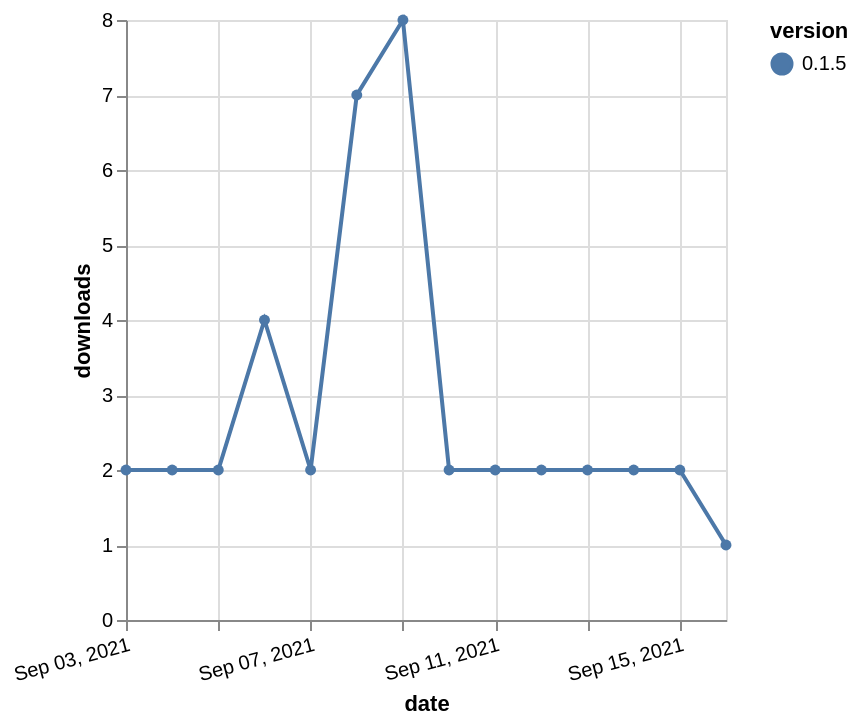

Describe this chart as a Vega-Lite specification.
### Vega-Lite specification from a JSON file in a GitHub repository (floating-point values rounded to 4 significant figures)
{"$schema": "https://vega.github.io/schema/vega-lite/v5.json", "description": "A simple bar chart with embedded data.", "data": {"values": [{"date": "2021-09-03", "total": 3207, "delta": 2, "version": "0.1.5"}, {"date": "2021-09-04", "total": 3209, "delta": 2, "version": "0.1.5"}, {"date": "2021-09-05", "total": 3211, "delta": 2, "version": "0.1.5"}, {"date": "2021-09-06", "total": 3215, "delta": 4, "version": "0.1.5"}, {"date": "2021-09-07", "total": 3217, "delta": 2, "version": "0.1.5"}, {"date": "2021-09-08", "total": 3224, "delta": 7, "version": "0.1.5"}, {"date": "2021-09-09", "total": 3232, "delta": 8, "version": "0.1.5"}, {"date": "2021-09-10", "total": 3234, "delta": 2, "version": "0.1.5"}, {"date": "2021-09-11", "total": 3236, "delta": 2, "version": "0.1.5"}, {"date": "2021-09-12", "total": 3238, "delta": 2, "version": "0.1.5"}, {"date": "2021-09-13", "total": 3240, "delta": 2, "version": "0.1.5"}, {"date": "2021-09-14", "total": 3242, "delta": 2, "version": "0.1.5"}, {"date": "2021-09-15", "total": 3244, "delta": 2, "version": "0.1.5"}, {"date": "2021-09-16", "total": 3245, "delta": 1, "version": "0.1.5"}]}, "width": "container", "mark": {"type": "line", "point": {"filled": true}}, "encoding": {"x": {"field": "date", "type": "temporal", "timeUnit": "yearmonthdate", "title": "date", "axis": {"labelAngle": -15}}, "y": {"field": "delta", "type": "quantitative", "title": "downloads"}, "color": {"field": "version", "type": "nominal"}, "tooltip": {"field": "delta"}}}
